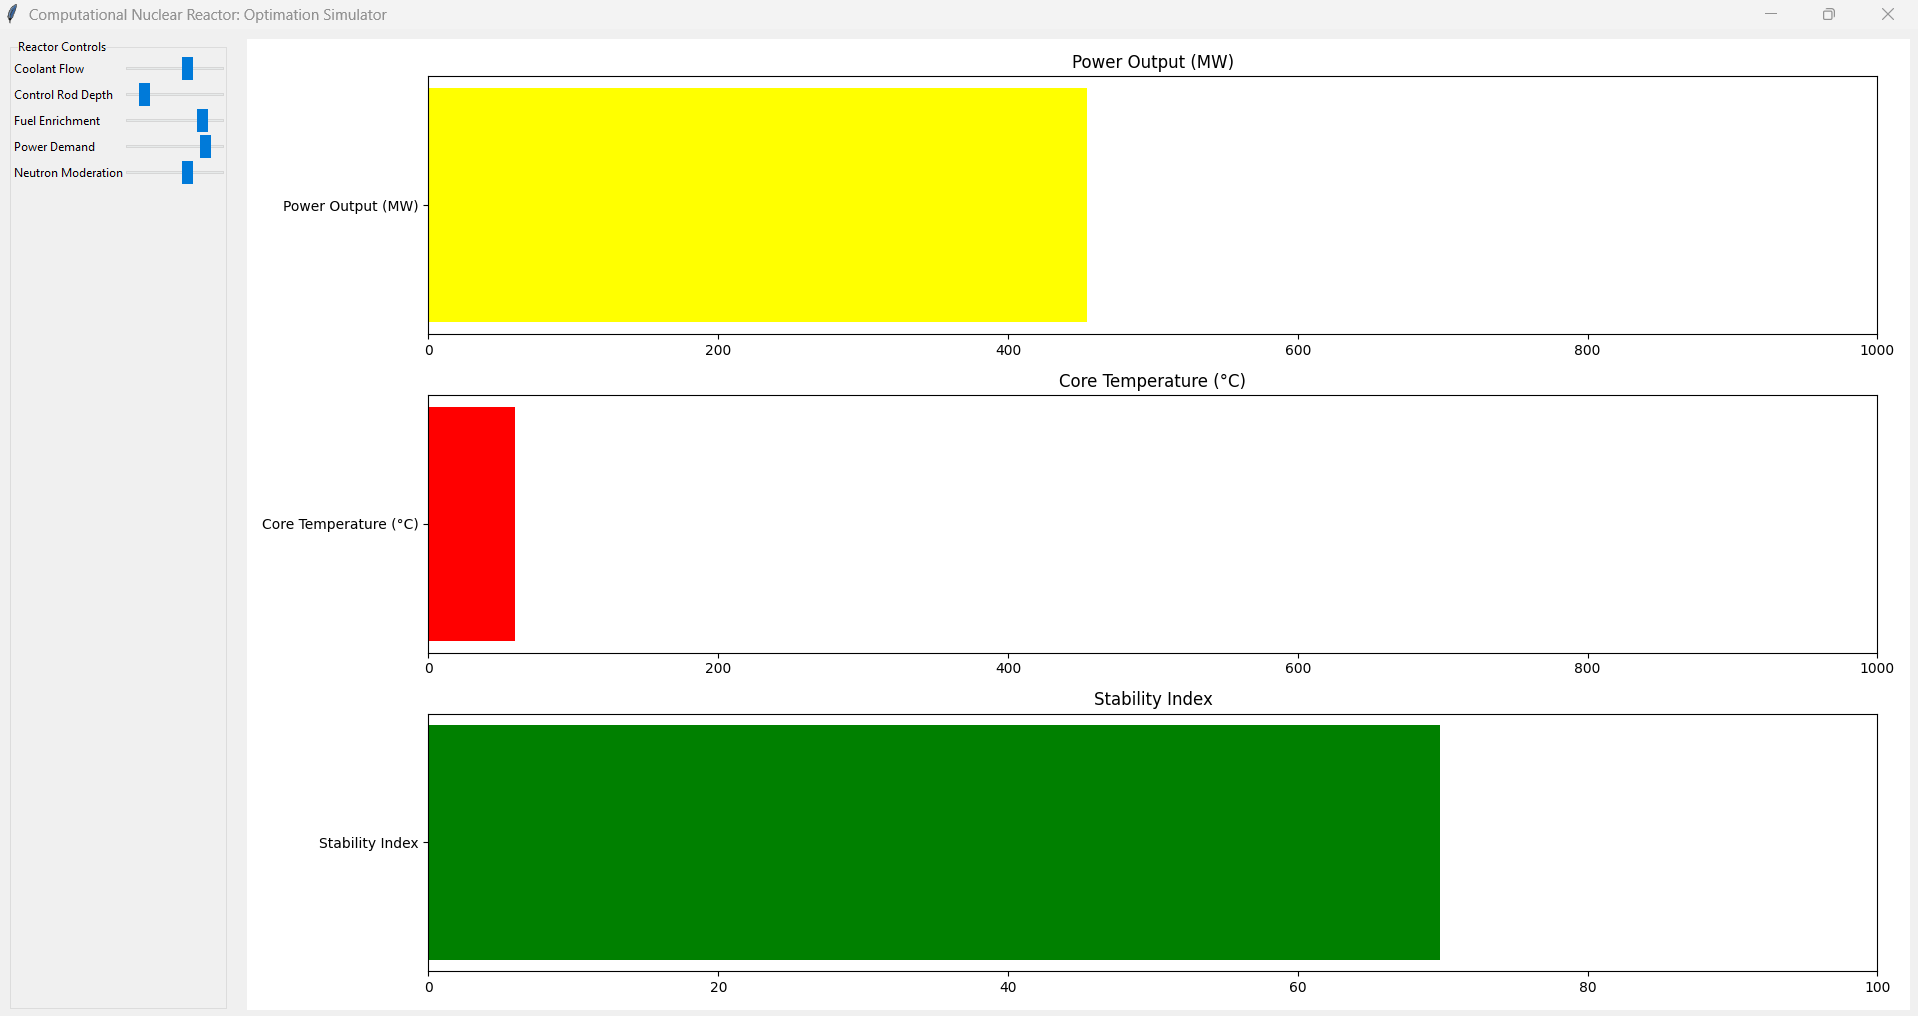

Reproduce this figure in Python.
import tkinter as tk
from tkinter import ttk
import matplotlib.pyplot as plt
from matplotlib.backends.backend_tkagg import FigureCanvasTkAgg
import numpy as np

# Optimation model for a simplified nuclear reactor
def simulate_optimation(weights):
    coolant_flow, rod_depth, fuel_enrich, power_demand, neutron_eff = weights
    
    # Normalize weights
    w = np.array(weights) / 100

    # Reactor physics proxies
    power_output = (w[2] * (1 - w[1]) * w[4]) * 1000  # fuel * (1 - rod depth) * neutron efficiency
    temp_rise = power_output / (w[0] * 10 + 1)  # inversely related to coolant flow

    # Stability index penalizes imbalance
    balance = 1 - np.std(w)
    stability_index = max(0, balance - (temp_rise / 1000))

    return power_output, temp_rise, stability_index

# GUI Application
class NuclearOptimationApp:
    def __init__(self, root):
        self.root = root
        self.root.title("Computational Nuclear Reactor: Optimation Simulator")

        self.vars = {
            'Coolant Flow': tk.IntVar(value=50),
            'Control Rod Depth': tk.IntVar(value=50),
            'Fuel Enrichment': tk.IntVar(value=50),
            'Power Demand': tk.IntVar(value=50),
            'Neutron Moderation': tk.IntVar(value=50)
        }

        self.create_widgets()
        self.update_plot()

    def create_widgets(self):
        control_frame = ttk.LabelFrame(self.root, text="Reactor Controls")
        control_frame.grid(row=0, column=0, padx=10, pady=10)

        for i, (label, var) in enumerate(self.vars.items()):
            ttk.Label(control_frame, text=label).grid(row=i, column=0, sticky='w')
            ttk.Scale(control_frame, from_=1, to=100, orient='horizontal', variable=var,
                      command=lambda e: self.update_plot()).grid(row=i, column=1)

        self.figure, self.ax = plt.subplots(3, 1, figsize=(5, 6))
        self.canvas = FigureCanvasTkAgg(self.figure, master=self.root)
        self.canvas.get_tk_widget().grid(row=0, column=1, padx=10, pady=10)

    def update_plot(self):
        weights = [var.get() for var in self.vars.values()]
        power, temp, stability = simulate_optimation(weights)

        labels = ['Power Output (MW)', 'Core Temperature (°C)', 'Stability Index']
        values = [power, temp, stability * 100]

        for i in range(3):
            self.ax[i].clear()
            self.ax[i].barh([labels[i]], [values[i]])
            self.ax[i].set_xlim(0, 1000 if i < 2 else 100)
            self.ax[i].set_title(labels[i])

        self.figure.tight_layout()
        self.canvas.draw()

if __name__ == '__main__':
    root = tk.Tk()
    app = NuclearOptimationApp(root)
    root.mainloop()
